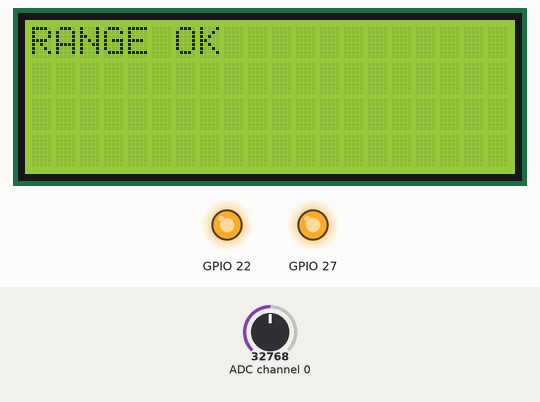
Recording of a program running on a simulated Raspberry Pi (BCM pin numbers). On the bench: 20×4 character LCD, output pins drawn as LEDs (lit = HIGH). The inputs (shaded band) are chosen by the test bench; at power-on: ADC channel 0 = 32768 (analog values on the 0–65535 scale).

Above: at 2.6 s.
2.7 s: ADC channel 0 set to 35840
At 3.4 s:
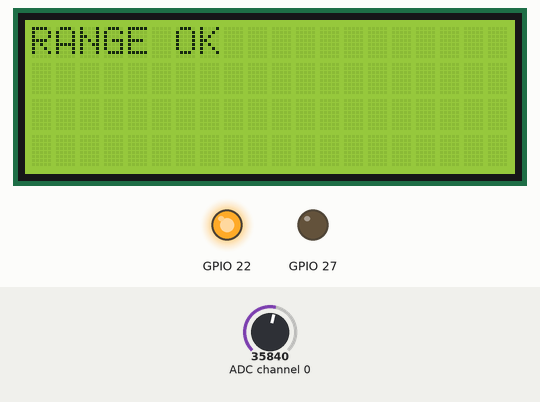
13.6 s: ADC channel 0 set to 37584
At 19.8 s:
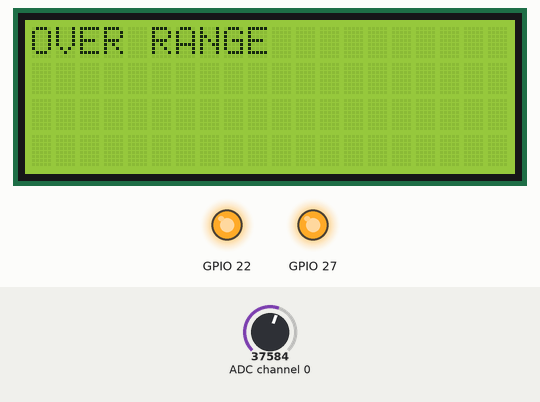
20.0 s: ADC channel 0 set to 0
At 27.7 s:
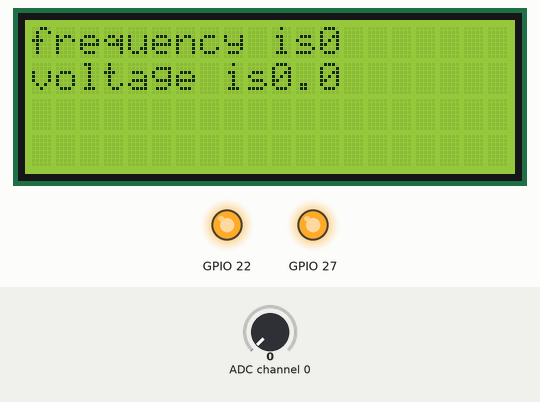
Timing chart, 0 to 29.2 s (numbered marks = the images above; inputs shaded):
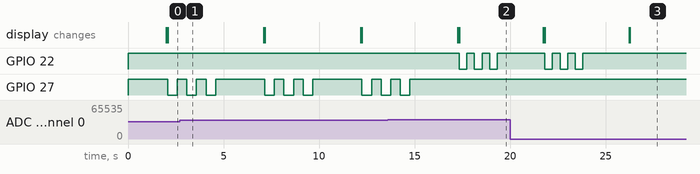

The program:

final3.py
```python
# Done by: Talin Estiban 211376199, and Rula Abutair 206630337

import RPi.GPIO as GPIO # Import Raspberry Pi GPIO library
from time import sleep
import board
import busio
import adafruit_ads1x15.ads1015 as ADS
from adafruit_ads1x15.analog_in import AnalogIn
import digitalio
import adafruit_character_lcd.character_lcd as characterlcd

GPIO.setwarnings(False) # Disable warnings
GPIO.setmode(GPIO.BCM) # Use BCM pin numbering

# intializing the i2c communication with the ADC
i2c = busio.I2C(board.SCL, board.SDA)
ads = ADS.ADS1015(i2c)
chan = AnalogIn(ads, ADS.P0)

#lcd and led
lcd_rs = digitalio.DigitalInOut(board.D26)
lcd_en = digitalio.DigitalInOut(board.D19)
lcd_d4 = digitalio.DigitalInOut(board.D13)
lcd_d5 = digitalio.DigitalInOut(board.D6)
lcd_d6 = digitalio.DigitalInOut(board.D5)
lcd_d7 = digitalio.DigitalInOut(board.D11)

GPIO.setup(27,GPIO.OUT,initial=GPIO.HIGH)   #green led
GPIO.setup(22,GPIO.OUT,initial=GPIO.HIGH)   #red led

# Modify this if you have a different sized character LCD
lcd_columns = 20
lcd_rows = 4

# Initialise the lcd
lcd = characterlcd.Character_LCD_Mono(lcd_rs, lcd_en, lcd_d4, lcd_d5, lcd_d6,lcd_d7, lcd_columns, lcd_rows)
# wipe LCD screen before we start
lcd.clear()

# function of blinking the led 3 times with frequency corresponding to the voltage
def blink (frequency,num_led):
    n=0
    while n < 3:
        GPIO.output(num_led,GPIO.LOW)
        sleep((1/frequency*2))
        GPIO.output(num_led,GPIO.HIGH)
        sleep((1/frequency*2))
        n+=1

# main function
while True:
    voltage=chan.voltage
    sleep(2)
	# We devide the voltage bu 0.5 so we can know the frequency such that every 0.5 volt is 1 HZ
    freq=round((voltage)/0.5)
    lcd.message=("frequency is"+str(freq)+"\n"+"voltage is"+str(voltage))
	#if the frequency is above 2.3 then we are over ranged and we blink the red light
    if voltage>2.3:
        lcd.clear()
        lcd.message = str("OVER RANGE")
        blink(freq,22)
	#if the frequency is above 2.3 then we are in range and we blink the green light
    elif freq>0:
        lcd.clear()
        lcd.message = str("RANGE OK")
        blink(freq,27)
```

Measured:
- the behaviour switches between 36800 and 36816 on ADC channel 0 (found by bisection; images 1 and 2)
- after the input at 13.6 s, GPIO 22: alternates HIGH for 0.40 s and LOW for 0.40 s, starting after 3.7 s; GPIO 27: goes on until 14.7 s, then stays HIGH; the display: first differs from a run without the input after 3.7 s (image 2)
- after the input at 20.0 s, GPIO 22: goes on until 23.8 s, then stays HIGH; the display: first differs from a run without the input after 6.3 s (image 3)
